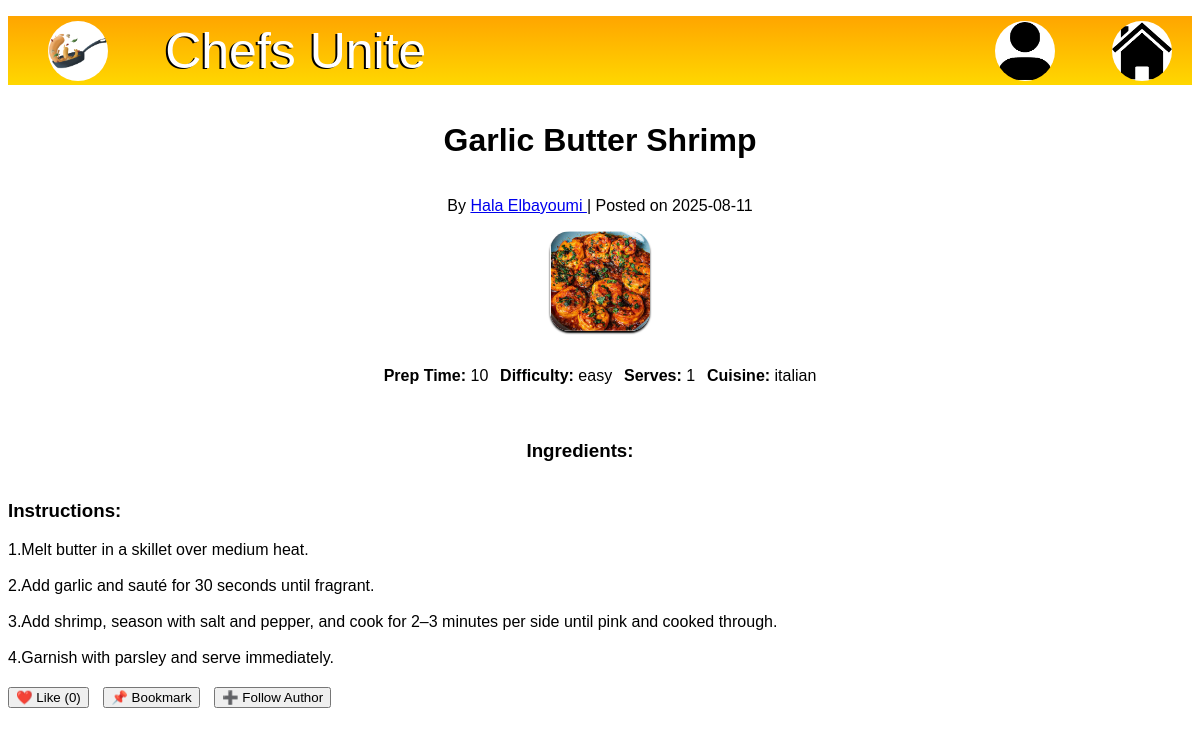
Page /viewRecipe.php?id=16 (signed in) on the committed database.
### tables this page shows
CREATE TABLE `recipes` (
  `id` int(11) NOT NULL,
  `user_id` int(11) DEFAULT NULL,
  `title` varchar(100) NOT NULL,
  `steps` text DEFAULT NULL,
  `cuisine` varchar(50) DEFAULT NULL,
  `image_url` varchar(255) DEFAULT NULL,
  `created_at` timestamp NOT NULL DEFAULT current_timestamp(),
  `recipe_type` varchar(25) NOT NULL,
  `recipe_difficulty` varchar(25) NOT NULL,
  `serves` varchar(2) NOT NULL,
  `Time_to_make` varchar(150) NOT NULL
);

CREATE TABLE `users` (
  `user_id` int(11) NOT NULL,
  `username` varchar(50) NOT NULL,
  `email` varchar(100) NOT NULL,
  `password_hash` varchar(255) NOT NULL,
  `profile_image` varchar(255) DEFAULT NULL,
  `created_at` timestamp NOT NULL DEFAULT current_timestamp(),
  `country` varchar(100) DEFAULT NULL
);

### viewRecipe.php (the view, shortened to what this page needs)
<?php
require_once 'db.php';
$currentUsername = $_SESSION['username'];
$recipe_id = intval($_GET['id']);
$sql = "
SELECT r.id, r.title, r.steps, r.cuisine, r.image_url, r.created_at,
       r.recipe_type, r.recipe_difficulty, r.serves, r.Time_to_make,
       u.username AS author_name, u.user_id AS author_id,
       COUNT(DISTINCT l.id) AS likes_count,
       COUNT(DISTINCT b.id) AS bookmark_count
FROM recipes r
JOIN users u ON r.user_id = u.user_id
LEFT JOIN likes l ON r.id = l.recipe_id
LEFT JOIN bookmarks b ON r.id = b.recipe_id
WHERE r.id = ?
GROUP BY r.id
";
$stmt = $conn->prepare($sql);
$stmt->bind_param("i", $recipe_id);
$stmt->execute();
$result = $stmt->get_result();
$recipe = $result->fetch_assoc();
$user_stmt = $conn->prepare("SELECT user_id FROM users WHERE username = ?");
$user_stmt->bind_param("s", $currentUsername);
$user_stmt->execute();
$user_result = $user_stmt->get_result();
$currentUser = $user_result->fetch_assoc();
$currentUserId = $currentUser['user_id'];
$liked_stmt = $conn->prepare("SELECT id FROM likes WHERE user_id = ? AND recipe_id = ?");
$liked_stmt->bind_param("ii", $currentUserId, $recipe_id);
$liked_stmt->execute();
$userLiked = $liked_stmt->get_result()->num_rows > 0;
$bookmarked_stmt = $conn->prepare("SELECT id FROM bookmarks WHERE user_id = ? AND recipe_id = ?");
$bookmarked_stmt->bind_param("ii", $currentUserId, $recipe_id);
$bookmarked_stmt->execute();
$userBookmarked = $bookmarked_stmt->get_result()->num_rows > 0;
$follow_stmt = $conn->prepare("SELECT id FROM follows WHERE follower_id = ? AND following_id = ?");
$follow_stmt->bind_param("ii", $currentUserId, $recipe['author_id']);
$follow_stmt->execute();
$userFollows = $follow_stmt->get_result()->num_rows > 0;
?>
<!DOCTYPE html>
<html lang="en">
<head>
    <link rel="stylesheet" href="CU.css">
    <link href="https://api.fontshare.com/v2/css?f[]=chillax@400&display=swap" rel="stylesheet">
</head>
<body>
<nav class="navbar">
    <ul>
        <li><a href="Home.php"><img src="Images/Untitled_Artwork.jpg" alt="Logo"></a></li>
        <li class="text1">Chefs Unite</li>
        <li class="icon1"><a href="Profile.php"><img src="Images/profile icon.png" alt="Profile"></a></li>
        <li class="icon2"><a href="Home.php"><img src="Images/home icon.png" alt="Home Page"></a></li>
    </ul>
</nav>
<div class="addBox">
    <div class="sec1">
        <h1><?php echo htmlspecialchars($recipe['title']); ?></h1>
        <p>
            By <a href="viewProfile.php?id=<?php echo $recipe['author_id']; ?>">
                <?php echo htmlspecialchars($recipe['author_name']); ?>
            </a>
            | Posted on <?php echo date("Y-m-d", strtotime($recipe['created_at'])); ?>
        </p>
        <?php if (!empty($recipe['image_url'])): ?>
            <img src="<?php echo htmlspecialchars($recipe['image_url']); ?>" alt="Recipe Image" style="max-width:300px; border-radius:20px; box-shadow:0 2px 2px black;">
        <?php endif; ?>
    </div>
    <div class="sec2" style="margin-top:20px;">
        <p><strong>Prep Time:</strong> <?php echo htmlspecialchars($recipe['Time_to_make']); ?></p>
        <p><strong>Difficulty:</strong> <?php echo htmlspecialchars($recipe['recipe_difficulty']); ?></p>
        <p><strong>Serves:</strong> <?php echo htmlspecialchars($recipe['serves']); ?></p>
        <p><strong>Cuisine:</strong> <?php echo htmlspecialchars($recipe['cuisine']); ?></p>
    </div>
    <div class="sec3" style="margin-top:20px;">
        <h3>Ingredients:</h3>
        <ul>
        </ul>
    </div>
    <div class="sec4" style="margin-top:20px;">
        <h3>Instructions:</h3>
        <p><?php echo nl2br(htmlspecialchars($recipe['steps'])); ?></p>
    </div>
<div style="margin-top:20px;">
    <form action="like_toggle.php" method="POST" style="display:inline-block; margin-right: 10px;">
        <button type="submit" style="cursor:pointer;">
            <?= $userLiked ? '💔 Unlike' : '❤️ Like' ?> (<?= $recipe['likes_count'] ?>)
        </button>
    </form>
    <?php if ($userBookmarked): ?>
        <form action="unbookmark.php" method="POST" style="display:inline-block; margin-right: 10px;">
            <input type="hidden" name="recipe_id" value="<?= $recipe_id ?>">
            <button type="submit" style="cursor:pointer;">❌ Remove Bookmark</button>
        </form>
    <?php else: ?>
        <form action="bookmark.php" method="POST" style="display:inline-block; margin-right: 10px;">
            <button type="submit" style="cursor:pointer;">📌 Bookmark</button>
        </form>
    <?php endif; ?>
    <?php if ($userFollows): ?>
        <form action="unfollow.php" method="GET" style="display:inline-block;">
            <input type="hidden" name="user_id" value="<?= $recipe['author_id'] ?>">
            <button type="submit" style="cursor:pointer;">➖ Unfollow Author</button>
        </form>
    <?php else: ?>
        <form action="follow.php" method="GET" style="display:inline-block;">
            <button type="submit" style="cursor:pointer;">➕ Follow Author</button>
        </form>
    <?php endif; ?>
</div>
</div>
</body>
</html>

### CU.css (style rules this page uses)
* { font-family: 'Chillax', sans-serif; }
.navbar { background-image: linear-gradient(orange, gold); margin: auto; }
.navbar ul { display: flex; gap: 5%; justify-content: left; align-items: center; }
.navbar li { list-style-type: none; }
.navbar img { width: 60px; height: 60px; border-radius: 50%; margin-top: 5px; }
.text1 { font-size: 50px; color: white; text-shadow: -2px 1px black; }
.navbar a { text-decoration: none; }
.navbar a:link, .navbar a:visited { color: black; }
.icon1 { margin-left: auto; }
.icon2 { margin-right: 20px; }
.addBox { margin: auto; }
.addBox img { width: 100px; height: 100px; }
.sec1 { display: flex; flex-direction: column; align-items: center; }
.sec2 { display: flex; justify-content: center; flex-wrap: wrap; gap: 1%; margin-top: 3%; }
.sec3 { display: flex; justify-content: center; margin: 1%; }

### rows in the picture
recipes: title "Garlic Butter Shrimp", user.username "Hala Elbayoumi", created_at "2025-08-11", image_url (picture), Time_to_make "10", recipe_difficulty "easy", serves "1", cuisine "italian", steps "1.Melt butter in a skillet over medium heat. 2.Add garlic and sauté for 30 seconds until fragrant. 3.Add shrimp, season with salt and pepper, and cook for 2–3 minutes per side until pink and cooked through. 4.Garnish with parsley and serve immediately."

### other values in the picture
$recipe['likes_count'] "0"
